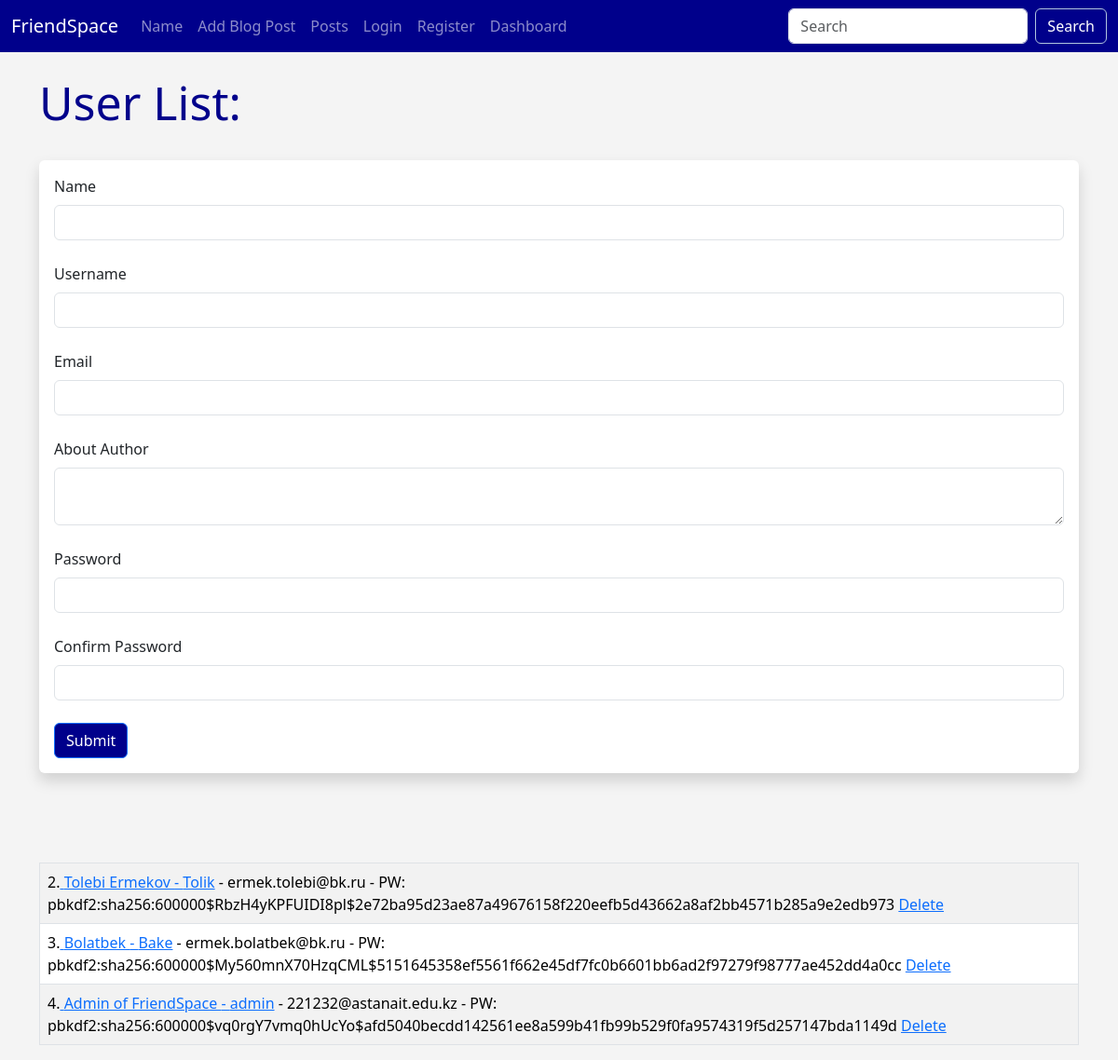
The page /user/add on the database as committed earlier.
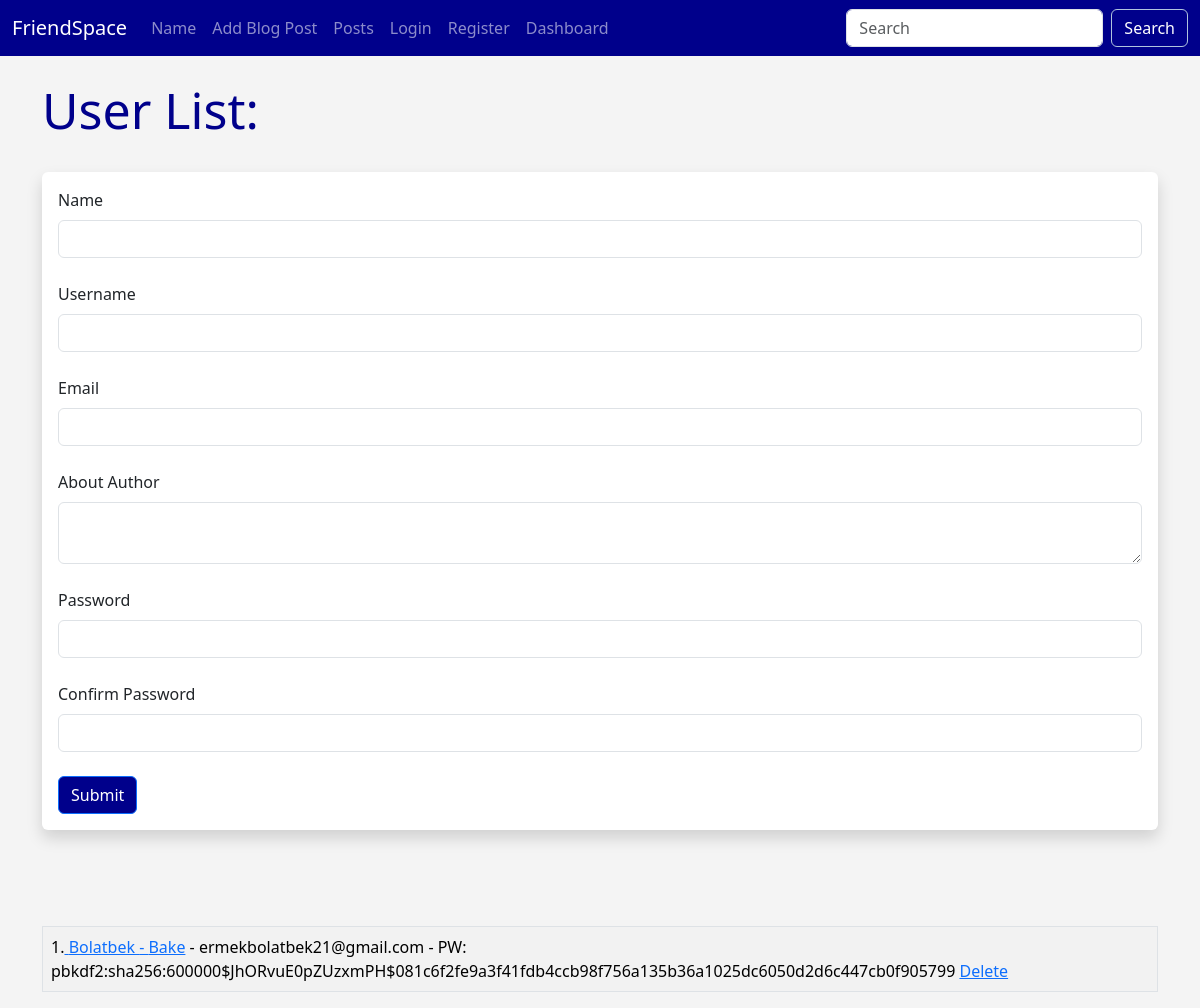
The same page on the database as committed later.
### flaskblog/database.py (models this page shows, shortened)
class Users(db.Model,UserMixin):
    id = db.Column(db.Integer,primary_key=True,unique=True)
    username = db.Column(db.String(200),nullable=False)
    name = db.Column(db.String(200),nullable=False)
    email = db.Column(db.String(120),nullable=False,unique=True)
    about_author = db.Column(db.Text(500),nullable=True)
    date_added = db.Column(db.DateTime,default=datetime.utcnow)
    profile_pic = db.Column(db.String(200),nullable=True )
    password_hash = db.Column(db.String(130),nullable=False)
    posts = db.relationship('Posts',backref='poster')
    @property
    def password(self):
        raise AttributeError('password is not a readable attribute!')

### flaskblog/main.py (the view, shortened to what this page needs)
@app.route('/user/add', methods=['GET', 'POST'])
def add_user():
    name = None
    form = UserForm()
    our_users = Users.query.order_by(Users.date_added)
    hashed_pw = None
    return render_template('add_user.html', form=form, name=name, our_users=our_users, password_hash=hashed_pw)

### flaskblog/webforms.py
class UserForm(FlaskForm):
    name = StringField("Name",validators=[DataRequired()])
    username = StringField("Username",validators=[DataRequired()])
    email = StringField("Email",validators=[DataRequired()])
    about_author = TextAreaField("About Author",validators=[DataRequired()])
    password_hash = PasswordField("Password",validators=[DataRequired()])
    password_hash2 = PasswordField("Confirm Password",validators=[DataRequired()])
    profile_pic = FileField("Profile Pic")
    submit = SubmitField('Submit')

class SearchForm(FlaskForm):
    searched = StringField("Searched",validators=[DataRequired()])
    submit = SubmitField("Submit")

### flaskblog/main.py (called while the page is built)
@app.context_processor
def base():
    form = SearchForm()
    return dict(form=form)

### flaskblog/templates/add_user.html (shortened to what this page needs)
{% extends 'base.html' %}
{% block content %}
    {% if name %}
        <h1>User Added!</h1>
        <br><br>
        <table class="table table-hover table-striped table-bordered">
            {% for our_user in our_users %}
                <tr>
                    <td>{{ our_user.id }}.<a href="{{ url_for('update',id=our_user.id) }}">
                        {{ our_user.name }} - {{ our_user.username }}</a>
                        {{ our_user.email }} -
                        PW: {{ our_user.password_hash }}
                        <a href="{{ url_for('delete',id=our_user.id) }}">Delete</a>
                    </td>
                </tr>
            {% endfor %}
        </table>
    {% else %}
        <h1>User List:</h1>
        <br>
        <div class="shadow p-3 mb-5 bg-body rounded">
            <form method="POST">
                {{ form.name.label(class="form-label") }}
                {{ form.name(class="form-control") }}
                <br>
                {{ form.username.label(class="form-label") }}
                {{ form.username(class="form-control") }}<br>
                {{ form.email.label(class="form-label") }}
                {{ form.email(class="form-control") }}<br>
                {{ form.about_author.label(class="form-label") }}
                {{ form.about_author(class="form-control") }}<br>
                {{ form.password_hash.label(class='form-label') }}
                {{ form.password_hash(class='form-control') }}<br>
                {{ form.password_hash2.label(class='form-label') }}
                {{ form.password_hash2(class='form-control') }}<br>
                {{ form.submit(class="btn btn-primary") }}   </form>
        </div>
        <br><br>
        <table class="table table-hover table-striped table-bordered">
            {% for our_user in our_users %}
                <tr>
                    <td>{{ our_user.id }}.<a href="{{ url_for('update',id=our_user.id) }}">
                        {{ our_user.name }} - {{ our_user.username }}</a> -
                        {{ our_user.email }} -
                        PW: {{ our_user.password_hash }}
                        <a href="{{ url_for('delete',id=our_user.id) }}">Delete</a>
                    </td>
                </tr>
            {% endfor %}
        </table>
    {% endif %}
{% endblock %}

Rows that differ between the two databases and show on the page:
removed Users: id "2", name "Tolebi Ermekov", username "Tolik", email "ermek.tolebi@bk.ru", password_hash "pbkdf2:sha256:600000$RbzH4yKPFUIDI8pl$2e72ba95d23ae87a49676158f220eefb5d43662a8af2bb4571b285a9e2edb973"
removed Users: id "3", name "Bolatbek", username "Bake", email "ermek.bolatbek@bk.ru", password_hash "pbkdf2:sha256:600000$My560mnX70HzqCML$5151645358ef5561f662e45df7fc0b6601bb6ad2f97279f98777ae452dd4a0cc"
removed Users: id "4", name "Admin of FriendSpace", username "admin", email "221232@astanait.edu.kz", password_hash "pbkdf2:sha256:600000$vq0rgY7vmq0hUcYo$afd5040becdd142561ee8a599b41fb99b529f0fa9574319f5d257147bda1149d"
added Users: id "1", name "Bolatbek", username "Bake", email "ermekbolatbek21@gmail.com", password_hash "pbkdf2:sha256:600000$JhORvuE0pZUzxmPH$081c6f2fe9a3f41fdb4ccb98f756a135b36a1025dc6050d2d6c447cb0f905799"
